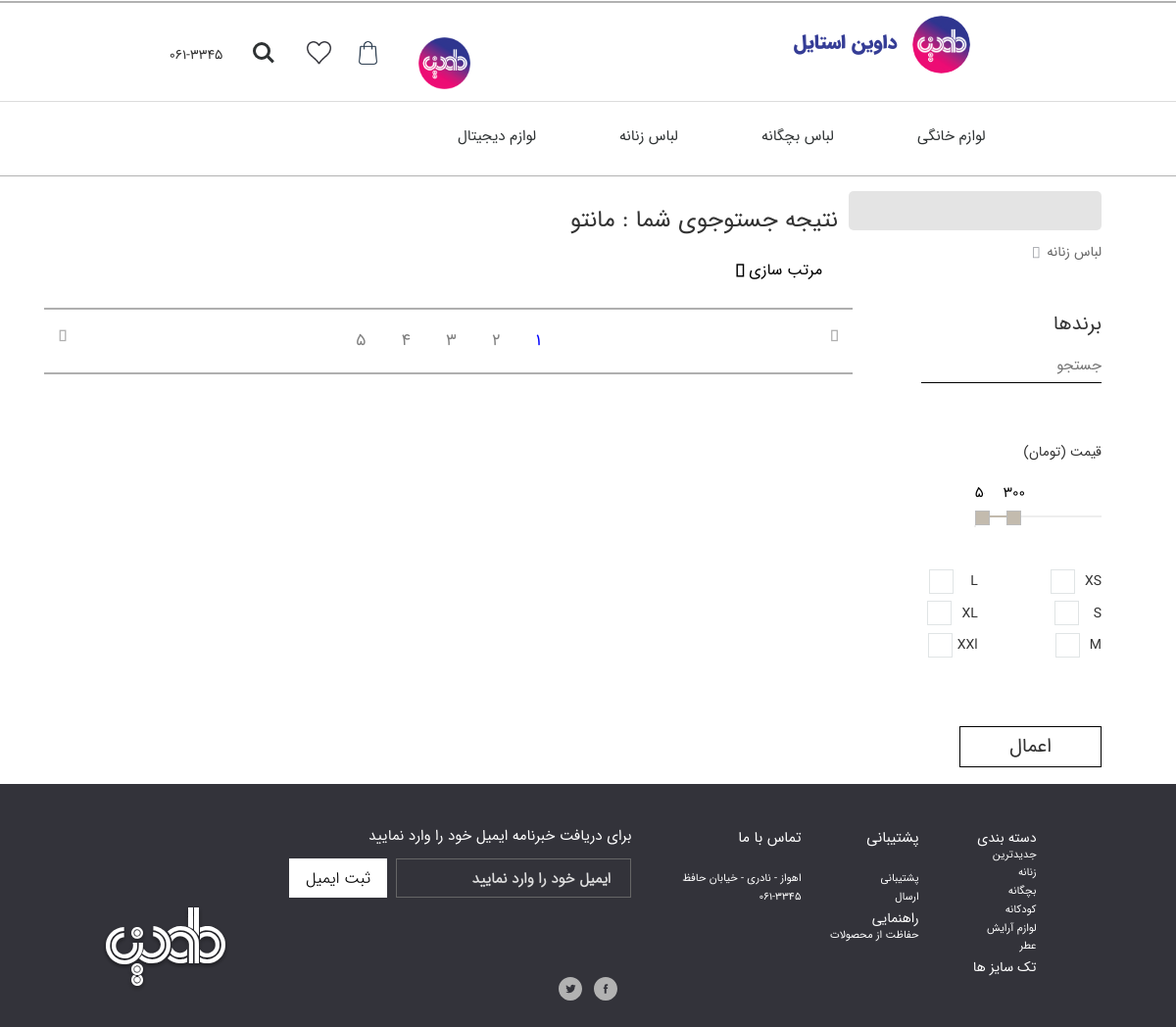
Screenshot of /davinShope/search.php?subId=20190905195431935431 with the database file from the repository.
### tables this page shows
CREATE TABLE IF NOT EXISTS `category` (
  `catId` varchar(20) NOT NULL,
  `catName` varchar(30) NOT NULL,
  `catRegDate` varchar(10) NOT NULL,
  `catRegTime` varchar(8) NOT NULL,
  `catAdminId` varchar(20) NOT NULL,
  `catImg` varchar(20) NOT NULL,
  PRIMARY KEY (`catId`)
);

CREATE TABLE IF NOT EXISTS `subcategory` (
  `subId` varchar(20) NOT NULL,
  `subName` varchar(20) NOT NULL,
  `subCatId` varchar(20) NOT NULL,
  `subRegDate` varchar(10) NOT NULL,
  `subRegTime` varchar(8) NOT NULL,
  `subAdminId` varchar(20) NOT NULL,
  PRIMARY KEY (`subId`)
);

### davinShope/admin/class/dataBase.php (called while the page is built, shortened)
<?php
    class  dataBase
    {
        public static $dbName = 'davinRasool';
        public static $dbUserName = 'root';
        public static $dbPassword = '';
        public static $dbAddress = 'localHost';
        public static $NUM_ROW = 2;
        public static function connection()
        {
            $connection = mysqli_connect(dataBase::$dbAddress,
                dataBase::$dbUserName,
                dataBase::$dbPassword,
                dataBase::$dbName
            );
            mysqli_set_charset($connection, "utf8");
            return $connection;
        }
        public static function Query($StringQuery,$result=null){
            $query =
                mysqli_query
                (dataBase::connection(),
                    "$StringQuery"
                );
            if($result==dataBase::$NUM_ROW){
                return mysqli_num_rows($query);
            }
            return $query;
        }
}

### davinShope/search.php (the view, shortened to what this page needs)
<?php
include "inc/header.php";
$id = $_GET['subId'];
?>
<div class="col-lg-12 col-md-12 col-sm-12 col-xs-12" id="line92"></div>
<?php
$sub = $db::Query("SELECT * FROM subcategory WHERE  subId='$id'");
$fetch = mysqli_fetch_assoc($sub);
?>
<div class="col-lg-12 col-md-12 col-sm-12 col-xs-12" style="margin-top: 1%">
    <div class="container-fluid ioioioioioi">
        <div class="col-lg-9 col-md-9 col-sm-12 col-xs-12">
            <div class="col-lg-12 col-md-12 col-sm-12 col-xs-12" style="text-align: right">
                <h3>نتیجه جستوجوی شما : <?php echo $fetch['subName'] ?></h3>
                <ul onclick="myFunction()" class="dropbtn">مرتب سازی <i class="fas fa-angle-down"></i>
                </ul>
            </div>
            <div class="col-lg-12 col-md-12 col-sm-12 col-xs-12" style="border-bottom: 2px solid #AFAFAF"></div>
            <div class="col-lg-12 col-md-12 col-sm-12 col-xs-12" style="text-align: center">
                <div>
                    <a href="#" style="float: right;margin-top: 2%"><i class="fas fa-long-arrow-alt-right"
                                                                       style="color:#AFAFAF"></i></a>
                    <a href="#" style="float: left;margin-top: 2%"><i class="fas fa-long-arrow-alt-left"
                                                                      style="color:#AFAFAF"></i></a>
                    <div class="pagination">
                        <a href="#">1</a>
                        <a href="#">2</a>
                        <a href="#">3</a>
                        <a href="#">4</a>
                        <a href="#">5</a>
                    </div>
                </div>
            </div>
            <div class="col-lg-12 col-md-12 col-sm-12 col-xs-12" style="border-bottom: 2px solid #AFAFAF"></div>
        </div>
        <div class="col-lg-3 col-md-3 col-sm-12 col-xs-12" id="mKIngShet">
            <div class="row">
                <div style="width: max-content">
                    <div id="searching">
                        <input type="search" onfocus="changeColor()" autoFocus>
                    </div>
                    <div class="qw">
                        <div class="drop-down6 qw">
                            <div class="drop-down-button6 open-close1">
                                <?php
                                $cat = $db::Query("SELECT * FROM category,subcategory WHERE catId=subCatId AND subId='$id'");
                                $fetch = mysqli_fetch_assoc($cat);
                                ?>
                                <span class="drop-down-title1"><?php echo $fetch['catName']?></span>
                            </div>
                        </div>
                    </div>
                    <br><br>
                    <div>
                        <p class="classPbErand">برندها</p>
                        <div id="the-basics">
                            <input class="typeahead" type="text" placeholder="جستجو" style="width: 100%">
                        </div>
                    </div>
                    <br><br><br>
                    <div style="     width: 50%;
    height: 100px;">
                        <p style="direction: rtl;text-align: right">قیمت (تومان)</p>
                        <div>
                            <div>
                                <div class="slider-container">
                                </div>
                            </div>
                        </div>
                    </div>
                    <br>
                    <div style="    width: 258px">
                        <div class="checkbox">
                            <label>
                                XS
                                <span class="checkbox-icon-wrapper">
    </span>
                            </label>
                        </div>
                        <div class="checkbox">
                            <label>
                                L
                                <span class="checkbox-icon-wrapper" style="    margin-right:17%;">
    </span>
                            </label>
                        </div>
                        <div class="checkbox">
                            <label>
                                S
                                <span class="checkbox-icon-wrapper" style="    margin-right: 14%;
">
    </span>
                            </label>
                        </div>
                        <div class="checkbox">
                            <label>
                                XL
                                <span class="checkbox-icon-wrapper">
    </span>
                            </label>
                        </div>
                        <div class="checkbox">
                            <label>
                                M
                                <span class="checkbox-icon-wrapper">
    </span>
                            </label>
                        </div>
                        <div class="checkbox">
                            <label>
                                XXl
                                <span class="checkbox-icon-wrapper" style="    margin-right: 5%;">
    </span>
                            </label>
                        </div>
                    </div>
                    <br><br><br>
                    <button style="        background: #fff;
    border: 1px solid black;
    padding-right: 50px;
    padding-left: 50px;
    padding-top: 6px;
    font-size: 20px;
    padding-bottom: 5px;
    margin-bottom: 17px;">اعمال
                    </button>
                </div>
            </div>
        </div>
    </div>
</div>
<div class="col-lg  -12 col-md-12 col-sm-12 col-xs-12" id="line232">
    <div class="col-lg-12 col-md-12 col-sm-12 col-xs-12" id="line233"></div>
    <div class="col-lg-1 col-md-1 col-sm-1 col-xs-1"></div>
    <div class="col-lg-6 col-md-6 ">
        <div class="col-lg-11 col-md-11" id="line237">
            <h4 class="footer-title" id="line238">برای دریافت خبرنامه ایمیل خود را وارد نمایید</h4>
            <div style=";padding: 0;">
                <input type="text" placeholder="ایمیل خود را وارد نمایید" class="inputline73">
                <input type="button" value="ثبت ایمیل" class="buttonline73" id="line241">
            </div>
        </div>
    </div>
    <br>
    <div class="col-lg-4 col-md-4 visible-lg visible-md">
        <div class="col-lg-4 col-md-4 ">
            <div class="col-lg-12 col-md-12 " id="line265">
                <ul id="line266">
                    <li id="line267">تماس با ما</li>
                    <li id="line268">اهواز - نادری - خیابان حافظ</li>
                    <li id="line269">061-3345</li>
                </ul>
            </div>
        </div>
        <div class="col-lg-4 col-md-4 ">
            <div class="col-lg-12 col-md-12" id="line275">
                <ul id="line276">
                    <li id="line277">پشتیبانی</li>
                    <li id="line278" onclick="" class="liclick">پشتیبانی</li>
                    <li id="line279" onclick="" class="liclick">ارسال</li>
                    <li id="line280" onclick="" class="liclick">راهنمایی</li>
                    <li id="line281" onclick="" class="liclick">حفاظت از محصولات</li>
                </ul>
            </div>
        </div>
        <div class="col-lg-4 col-md-4 ">
            <div class="col-lg-12 col-md-12" id="line288">
                <ul id="line289">
                    <li id="line290">دسته بندی</li>
                    <li id="line291" onclick="" class="liclick">جدیدترین</li>
                    <li id="line292" onclick="" class="liclick">زنانه</li>
                    <li id="line293" onclick="" class="liclick">بچگانه</li>
                    <li id="line294" onclick="" class="liclick">کودکانه</li>
                    <li id="line295" onclick="" class="liclick">لوازم آرایش</li>
                    <li id="line296" onclick="" class="liclick">عطر</li>
                    <li id="line297" onclick="" class="liclick">تک سایز ها</li>
                </ul>
            </div>
        </div>
    </div>
    <div class="col-lg-1 col-md-1 visible-lg visible-md"></div>
    <div class="col-lg-1 col-md-1 col-sm-1 col-xs-1"></div>
    <div class="col-md-12 col-lg-12 visible-lg visible-md" style="margin-bottom: 20px">
        <div class="col-lg-6 col-md-6">
            <img src="img/davinFooter.svg" id="line350">
            <a href="https://google.com"><img src="img/Twitter%20Icon@1.5x.svg" class="liclick" id="line351"></a>
        </div>
        <div class="col-lg-6 col-md-6">
            <a href="https://google.com"><img src="img/Facebook%20Icon%20@1.5x.svg" class="liclick" id="line354"></a>
        </div>
    </div>
</div>
</body>
</html>

### davinShope/inc/header.php (shortened to what this page needs)
<!DOCTYPE html>
<html lang="en">
<head>
    <link rel="stylesheet" href="css/mystyle2.css">
    <link rel="stylesheet" href="css/Active5.css">
    <link rel="stylesheet" href="https://cdnjs.cloudflare.com/ajax/libs/font-awesome/4.7.0/css/font-awesome.min.css">
    <link href="css/swiper.min.css" rel="stylesheet">
    <link href="css/CSSfnts.css" rel="stylesheet">
    <link href="css/mystyle.css" rel="stylesheet">
    <link href="css/Active4.css" rel="stylesheet">
    <link rel="stylesheet" href="https://use.fontawesome.com/releases/v5.5.0/css/all.css"
>
    <link rel="stylesheet" href="css/css.css">
    <link rel="stylesheet" href="css/style.css">
    <link rel="stylesheet" href="css/mestyle.css">
    <link rel="stylesheet" href="css/css.css">
</head>
<body>
<div class="col-xl-12 col-lg-12 col-md-12 col-sm-12 col-xs-12" style="    margin: 0;
    padding: 0;overflow: hidden">
    <div class="col-lg-12 col-md-12 col-sm-12 col-xs-12" style="padding-left: 0;padding-right: 0">
        <div class="col-lg-1 col-md-1 visible-lg visible-md"></div>
        <div class="col-lg-3 col-md-3 visible-lg visible-md" id="line27">
            <div class="col-lg-5 col-md-5 col-sm-12 col-xs-12" id="line28">
                <p>061-3345</p>
            </div>
            <div class="col-lg-7 col-md-7 col-sm-8 col-xs-8" id="line31">
                <a href="ShoppingBoX.php"><img src="img/bag@2x.png" class="imgline32"></a>
                <a href="favoraite.html"> <img src="img/heart@2x.png" class="imgline32"></a>
                <li><a class="cd-search-trigger" href="#cd-search"><span></span></a></li>
            </div>
        </div>
        <div class="col-md-3 col-lg-3 visible-lg visible-md" id="line37">
            <?php
        include "admin/class/dataBase.php";
        $db = new dataBase();
        if(isset($_SESSION['loginUser']) && $_SESSION['loginUser']==true) {
            $username = $_SESSION['userId'];
            $select = $db::Query("SELECT * FROM user WHERE userId='$username'");
            $row = mysqli_fetch_assoc($select);
            echo '<a href="EditProfile.html">
                <div class="col-lg-6 col-md-6 col-sm-12 col-xs-12" id="line38">
                    <p id="line39">'.$row['userName'].' ، خوش آمدید</p>
                </div>
                </a>'?>
                <?php }else{
                echo '<a href="Login.php">
                <div class="col-lg-6 col-md-6 hidden-sm hidden-xs" ID="line41">
                    <img src="img/logo.png" id="line42">
                </div>
            </a>';
            ?>
            <?php } ?>
        </div>
        <div class="col-lg-4 col-md-4 visible-lg visible-md">
            <a href="index.php">
                <div id="line46">
                    <img src="img/logo.png" ID="line47">
                    <h4 id="line48">داوین استایل</h4>
                </div>
            </a>
        </div>
        <div class="col-lg-1 col-md-1 visible-lg visible-md"></div>
    </div>
    <div class="col-lg-12 col-md-12 col-sm-12 col-xs-12" id="line75"></div>
    <div class="col-lg-12 col-md-12 col-sm-12 col-xs-12">
        <nav class="cd-nav">
            <ul id="cd-primary-nav" class="cd-primary-nav is-fixed">
                <?php
                $cat = $db::Query("SELECT * FROM category");
                while ($fetch = mysqli_fetch_assoc($cat)){
                    ?>
                    <li class="has-children">
                        <a style="text-decoration: none" href="#"><?php echo $fetch['catName']?></a>
                    </li>
                    <?php
                }
                ?>
            </ul>
        </nav>
    </div>

### davinShope/css/css.css (style rules this page uses)
* , body , body:before , body:after , *:after ,*:before , html , html:before , html:after { margin: 0; padding: 0; font-family: IRANSANSFANNUMUlFaNum !important; }

### davinShope/css/mestyle.css (style rules this page uses)
body { font-family: IRANSANSFANNUMUlFaNum !important; direction: rtl; }
body { -webkit-user-select: none; -moz-user-select: none; -ms-user-select: none; user-select: none; }
input[placeholder] { font-family: IRANSANSFANNUMUlFaNum !important; }
* { box-sizing: border-box; }
body { margin: 0; font-family: IRANSans; }
.row { padding: 0 4px; }

### rows the page displays
category: catName "لوازم دیجیتال"
category: catName "لباس زنانه"
category: catName "لباس بچگانه"
category: catName "لوازم خانگی"
subcategory: subName "مانتو"
